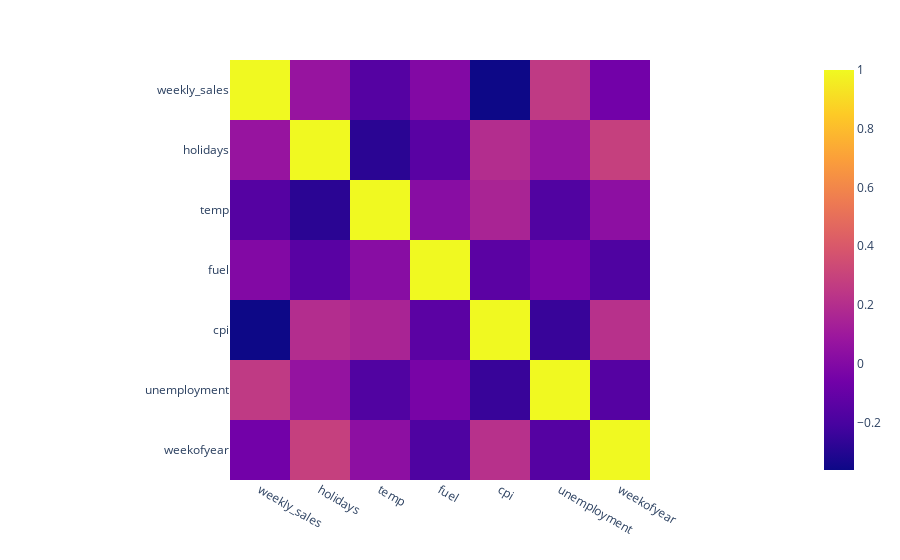

The cell this chart's notebook holds for it:
### Markdown cell above
- <font size = 5>Sort of a 'bell shaped' curve shifted towards higher values. Majority of weekly sales are between 10^6.2 and 10^6.3$</font>

### Code cell
# can we find any obvious correlation between weekly sales and the other features
# heatmap of the correlation matrix calcuated on the dataframe
cols_to_plot = [col for col in data.columns if (col != 'store') and (col != 'date')]
matrix = data[cols_to_plot].corr()
fig = px.imshow(matrix)
fig.show()

### Figure 1 — Plotly figure (JSON) as saved in the notebook; plotly's stock layout.template omitted (floating-point values rounded to 4 significant figures)
{"data": [{"coloraxis": "coloraxis", "hovertemplate": "x: %{x}<br>y: %{y}<br>color: %{z}<extra></extra>", "name": "0", "type": "heatmap", "x": ["weekly_sales", "holidays", "temp", "fuel", "cpi", "unemployment", "weekofyear"], "xaxis": "x", "y": ["weekly_sales", "holidays", "temp", "fuel", "cpi", "unemployment", "weekofyear"], "yaxis": "y", "z": [[1, 0.07363, -0.1579, -0.002341, -0.3622, 0.2552, -0.06056], [0.07363, 1, -0.286, -0.1449, 0.1953, 0.06211, 0.2878], [-0.1579, -0.286, 1, 0.02084, 0.1529, -0.1746, 0.03635], [-0.002341, -0.1449, 0.02084, 1, -0.1371, -0.03635, -0.1791], [-0.3622, 0.1953, 0.1529, -0.1371, 1, -0.2479, 0.2141], [0.2552, 0.06211, -0.1746, -0.03635, -0.2479, 1, -0.1581], [-0.06056, 0.2878, 0.03635, -0.1791, 0.2141, -0.1581, 1]]}], "layout": {"coloraxis": {"colorscale": [[0, "#0d0887"], [0.1111, "#46039f"], [0.2222, "#7201a8"], [0.3333, "#9c179e"], [0.4444, "#bd3786"], [0.5556, "#d8576b"], [0.6667, "#ed7953"], [0.7778, "#fb9f3a"], [0.8889, "#fdca26"], [1, "#f0f921"]]}, "margin": {"t": 60}, "xaxis": {"anchor": "y", "constrain": "domain", "domain": [0, 1], "scaleanchor": "y"}, "yaxis": {"anchor": "x", "autorange": "reversed", "constrain": "domain", "domain": [0, 1]}}}
